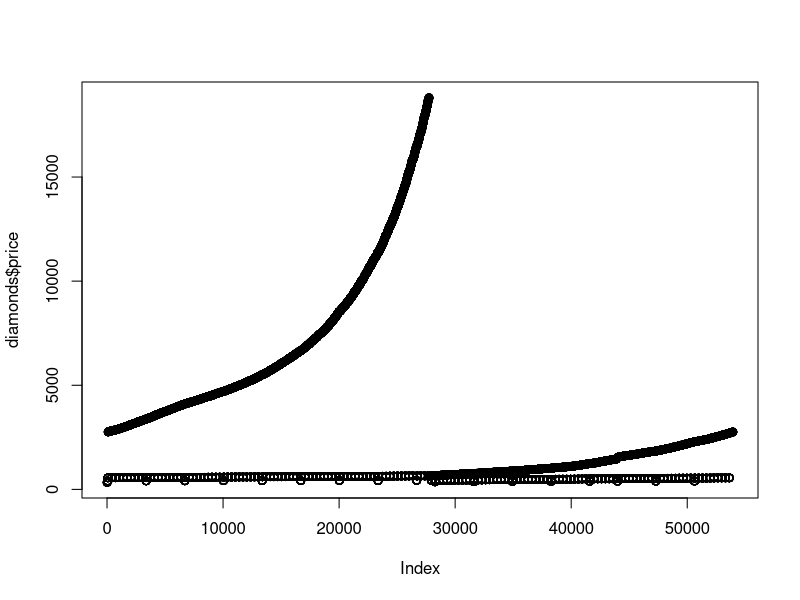

Generate this figure with R: (Note: this script raises an error after producing the figure.)
##Test-Git/GİtHub##

installed.packages("ggplot2")
library(ggplot2)
data("diamonds")
head(diamonds)
plot(diamonds$price)


Damlalalalala